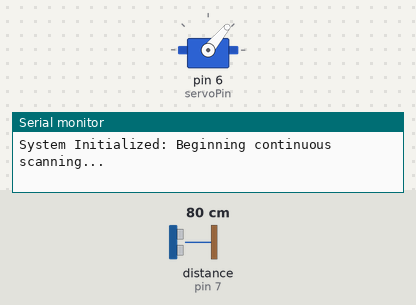
Recording of a sketch running on a simulated Arduino Uno, built with avr-gcc and run on an emulated ATmega328P. On the bench: servo, the last lines printed to the serial monitor. Wiring (inferred from the names in the program): ultrasonic range finder: trigger pin 8; echo pin 7. Inputs (shaded band) come from the test bench; at power-on: distance to the obstacle (sensor on pin 7) 80 cm. The echo pulse lasts 58.3 µs per cm.

Above: at 1.2 s.
1.3 s: distance to the obstacle (sensor on pin 7) set to 2 cm
At 2.9 s:
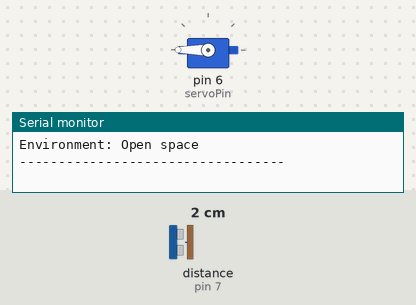
4.3 s: distance to the obstacle (sensor on pin 7) set to 18 cm
At 5.6 s:
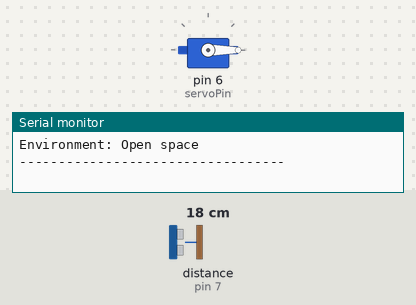
7.3 s: distance to the obstacle (sensor on pin 7) set to 60 cm
At 7.41 s:
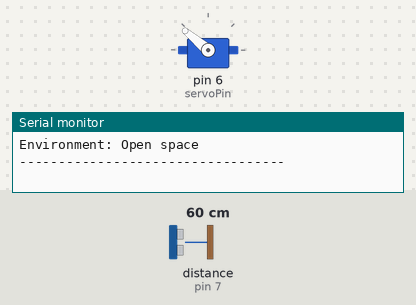
Timing chart, 0 to 16.3 s (numbered marks = the images above; inputs shaded):
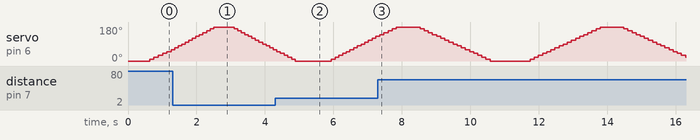

The sketch:

Mech_Midterm_Part2final.ino
```cpp
/*Generated using ChatGPT  Prompt: Functional requirements:
A. Using a servo motor, the sensor should collect distance to the nearest object in different
directions (e.g., front, right, and left). Anything closer than 20 cm should be detected as an obstacle / wall.
B. The following situations should be distinguished: a. “Facing wall” b. “Wall on the left” c. “Wall on the right” d. “Corner / Dead end” e. “Corridor”
f. “Open space” C. The system should continuously update the estimated situation (at least every 2 seconds) based on the sensor measurement and display it in the serial monitor. This is part 2, this is mostly built-in to the code I gave you already, I just need you to remove erroneous code for this part. Additionally, We just want the servo to continuously swing back and forth between the upper and lower bounds set as variables for the servo.
It should then give a final assessment of the "environment" being updated
continuously after each 180 of the servo. Comment what each block of code does*/

#include <Servo.h>  // Include Servo library

// -----------------------------
// Pin definitions
// -----------------------------
const int trigPin  = 8;   // Ultrasonic trigger pin
const int echoPin  = 7;   // Ultrasonic echo pin
const int servoPin = 6;   // Servo control pin

// -----------------------------
// Servo settings
// -----------------------------
Servo myServo;
const int minAngle = -40;   // Rightmost limit (approx 0° physical)
const int maxAngle = 200;   // Leftmost limit (approx 180° physical)
int currentAngle = minAngle;
int step = 10;              // Step size per movement (smaller = smoother)
bool sweepingForward = true; // Sweep direction flag

// -----------------------------
// Distance readings for classification
// -----------------------------
float dLeft = 0;
float dCenter = 0;
float dRight = 0;

// ---------------------------------------------------
// Measure distance (averages 5 valid samples, ignores 0 cm)
// ---------------------------------------------------
float getDistance() {
  long duration;
  float distance;
  float sum = 0;
  int validSamples = 0;

  for (int i = 0; i < 5; i++) {  // take 5 samples
    digitalWrite(trigPin, LOW);
    delayMicroseconds(2);
    digitalWrite(trigPin, HIGH);
    delayMicroseconds(10);
    digitalWrite(trigPin, LOW);

    // measure echo pulse (timeout = 30 ms)
    duration = pulseIn(echoPin, HIGH, 30000);
    distance = duration * 0.034 / 2;  // convert to cm

    // ✅ ignore invalid 0 cm readings
    if (distance > 0) {
      sum += distance;
      validSamples++;
    }
    delay(10);
  }

  // if no valid readings, return large dummy value
  if (validSamples == 0) return 9999.0;

  // return average of valid readings
  return sum / validSamples;
}

// ---------------------------------------------------
// Classify environment based on 3 key distances
// ---------------------------------------------------
String classifyEnvironment(float dLeft, float dCenter, float dRight) {
  const float wallThreshold = 20.0;  // closer than 20 cm = wall

  if (dCenter < wallThreshold && dLeft < wallThreshold && dRight < wallThreshold)
    return "Corner / Dead end";
  else if (dCenter < wallThreshold && dLeft > wallThreshold && dRight > wallThreshold)
    return "Facing wall";
  else if (dLeft < wallThreshold && dCenter > wallThreshold && dRight > wallThreshold)
    return "Wall on left";
  else if (dRight < wallThreshold && dCenter > wallThreshold && dLeft > wallThreshold)
    return "Wall on right";
  else if (dLeft < wallThreshold && dRight < wallThreshold && dCenter > wallThreshold)
    return "Corridor";
  else
    return "Open space";
}

// ---------------------------------------------------
// Setup: initialize components
// ---------------------------------------------------
void setup() {
  Serial.begin(9600);
  pinMode(trigPin, OUTPUT);
  pinMode(echoPin, INPUT);

  myServo.attach(servoPin);
  myServo.write(currentAngle);

  Serial.println("System Initialized: Beginning continuous scanning...");
}

// ---------------------------------------------------
// Main loop: sweep servo, measure distances, classify environment
// ---------------------------------------------------
void loop() {
  // --- Move servo gradually ---
  myServo.write(currentAngle);
  delay(50);  // adjust for slower sweep speed (was 10)

  // --- Get filtered distance at current angle ---
  float distance = getDistance();

  // --- Save readings near left, center, and right positions ---
  if (currentAngle <= minAngle + 5) dRight = distance;  // near rightmost
  if (currentAngle >= (minAngle + maxAngle) / 2 - 5 &&
      currentAngle <= (minAngle + maxAngle) / 2 + 5) dCenter = distance; // near center
  if (currentAngle >= maxAngle - 5) dLeft = distance;   // near leftmost

  // --- Change direction and classify after each full sweep ---
  if (sweepingForward) {
    currentAngle += step;
    if (currentAngle >= maxAngle) {
      sweepingForward = false; // reached left end

      // ✅ classify environment after leftward sweep
      String environment = classifyEnvironment(dLeft, dCenter, dRight);
      Serial.println("----------------------------------");
      Serial.print("Left: ");   Serial.print(dLeft);   Serial.print(" cm | ");
      Serial.print("Center: "); Serial.print(dCenter); Serial.print(" cm | ");
      Serial.print("Right: ");  Serial.print(dRight);  Serial.println(" cm");
      Serial.print("Environment: ");
      Serial.println(environment);
      Serial.println("----------------------------------");
    }
  } else {
    currentAngle -= step;
    if (currentAngle <= minAngle) {
      sweepingForward = true; // reached right end

      // ✅ classify environment after rightward sweep
      String environment = classifyEnvironment(dLeft, dCenter, dRight);
      Serial.println("----------------------------------");
      Serial.print("Left: ");   Serial.print(dLeft);   Serial.print(" cm | ");
      Serial.print("Center: "); Serial.print(dCenter); Serial.print(" cm | ");
      Serial.print("Right: ");  Serial.print(dRight);  Serial.println(" cm");
      Serial.print("Environment: ");
      Serial.println(environment);
      Serial.println("----------------------------------");
    }
  }
}
```
